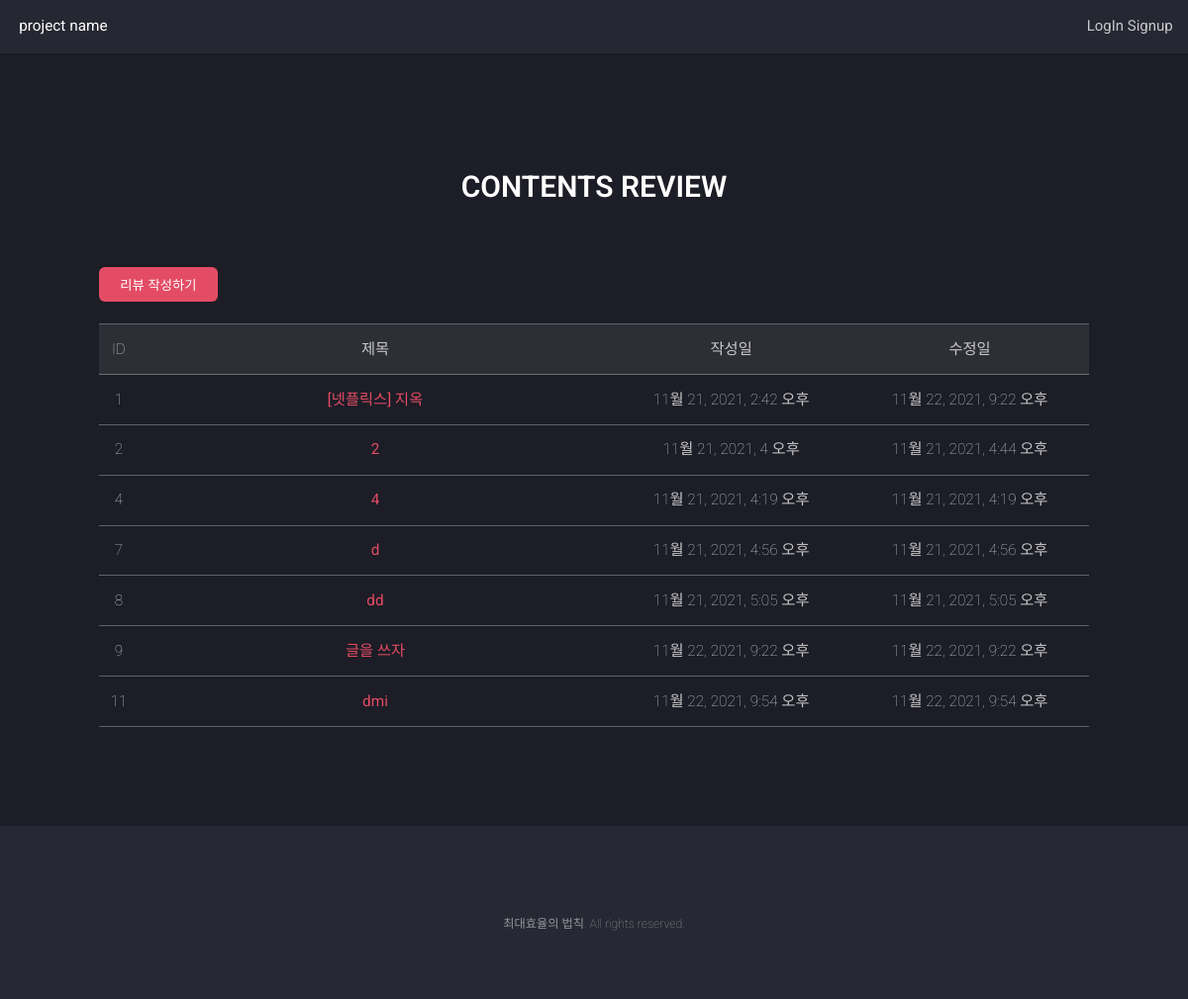
/posts/, run on an earlier commit of the app's database.
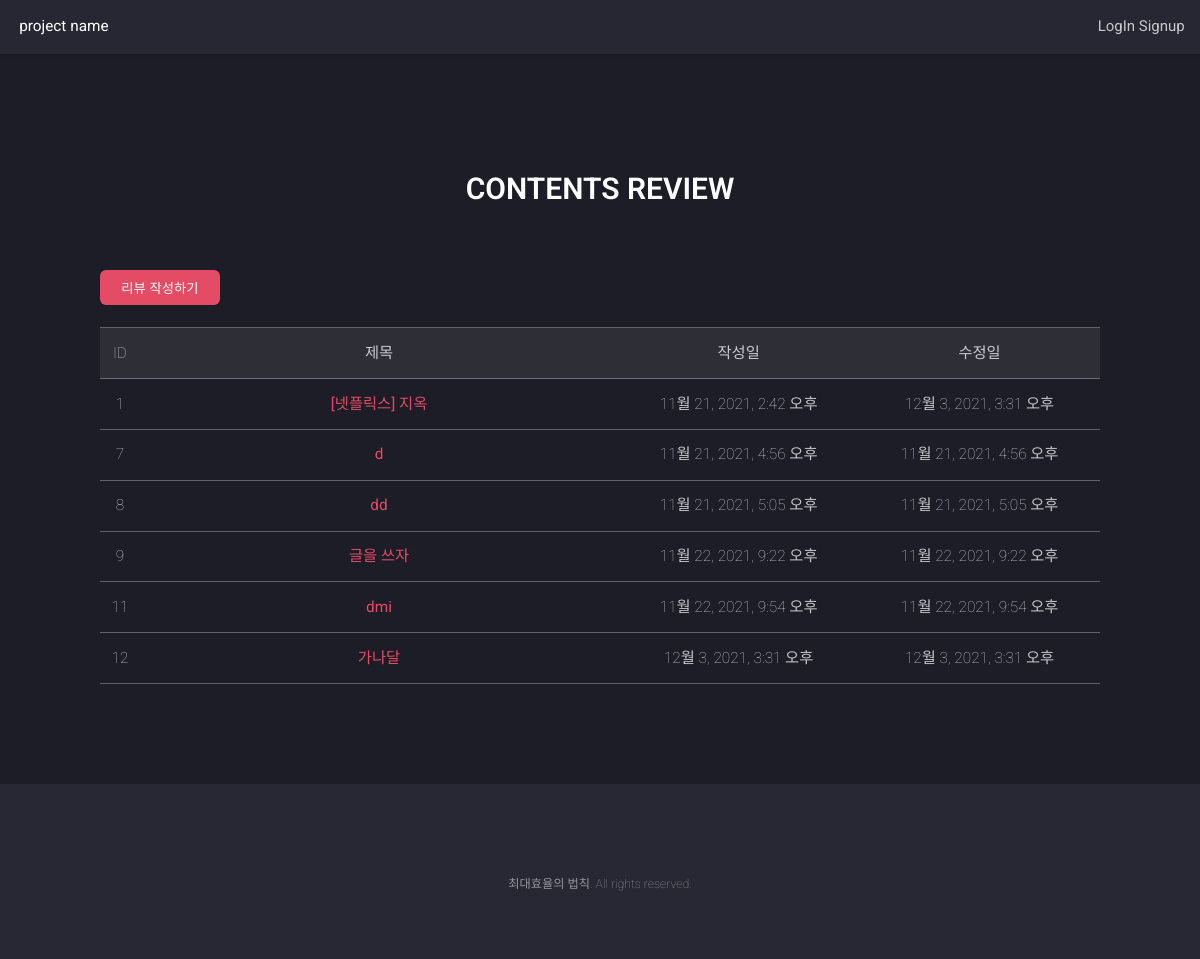
And on a later commit of the database.
### review/models.py (models this page shows, shortened)
class Post(models.Model):
    title = models.CharField(max_length=50, unique =True, error_messages={'unique':'이미 있는 제목입니다.'})
    content = models.TextField(null=True)
    dt_created = models.DateTimeField(verbose_name="Date Created", auto_now_add=True)
    dt_modified = models.DateTimeField(verbose_name="Date Modified", auto_now = True)

### review/views.py (the view)
# urls.py: path('posts/', views.post_list, name='post-list'),
def post_list(request):
    posts = Post.objects.all()
    context = {"posts":posts}
    return render(request, 'review/post_list.html', context)

### review/templates/review/post_list.html (shortened to what this page needs)
{% extends './base.html' %}
{% block main1 %}
    <h1 id = "pageTitle">CONTENTS REVIEW</h1>
    <br>
    <div id="link">
        <a href= {% url 'review:post-create' %}>
            <button type="submit">리뷰 작성하기</button>
        </a>
    </div>
<br>
    <table id = "create">
        <tr id="infor">
            <td>ID</td>
            <td class="title">제목</td>
            <td class = "date">작성일</td>
            <td class = "mod">수정일</td>
        </tr>
        {% for post in posts %}
        <tr id="list">
            <td>{{post.id}}</td>
            <td class = "title"><a href={% url 'review:post-detail' post.id %}>{{post.title}}</a></td>
            <td class = "date">{{post.dt_created}}</td>
            <td class = "mod">{{post.dt_modified}}</td>
        </tr>
        {% endfor %}
     </table>
{% endblock %}

### review/templates/review/base.html (shortened to what this page needs)
{% load static %}
<!DOCTYPE HTML>
<html>
	<head>
		<link rel="stylesheet" href={% static 'review/css/main.css' %}/>
    </head>
    <body class="is-preload">
        <div id="page-wrapper">
                <header id="header">
                    <h1 id="logo"><a href="{% url 'ott:main' %}">project name</a></h1>
                    <nav id="nav">
						<ul>
							<li>
                                {% if user.is_authenticated %}
                                <a style=" font-size:15px;" href="{% url 'ott:main' %}">Logout</a>
                                {% else %}
                                <a style=" font-size:15px;" href="{% url 'user:login' %}">LogIn</a>
                                <a style=" font-size:15px;" href="{% url 'user:signup' %}">Signup</a>
                                {% endif %}
                            </li>
						</ul>
					</nav>
                </header>
                {% block main1 %}
                {% endblock %}
                <footer id="footer">
                    <ul class="copyright">
                        <li>최대효율의 법칙. All rights reserved.</li>
                    </ul>
                </footer>
        </div>
    </body>
</html>

### review/static/review/css/main.css (style rules this page uses)
html, body, div, span, applet, object, iframe, h1, h2, h3, h4, h5, h6, p, blockquote, pre, a, abbr, acronym, address, big, cite, code, del, dfn, em, img, ins, kbd, q, s, samp, small, strike, strong, sub, sup, tt, var, b, u, i, center, dl, dt, dd, ol, ul, li, fieldset, form, label, legend, table, caption, tbody, tfoot, thead, tr, th, td, article, aside, canvas, details, embed, figure, figcaption, footer, header, hgroup, menu, nav, output, ruby, section, summary, time, mark, audio, video { margin: 0; padding: 0; border: 0; font-size: 100%; font: inherit; vertical-align: baseline; }
article, aside, details, figcaption, figure, footer, header, hgroup, menu, nav, section { display: block; }
body { line-height: 1; }
ol, ul { list-style: none; }
table { border-collapse: collapse; border-spacing: 0; }
body { -webkit-text-size-adjust: none; }
html { box-sizing: border-box; }
*, *:before, *:after { box-sizing: inherit; }
html, body { background: #1c1d26; }
body.is-preload *, body.is-preload *:before, body.is-preload *:after { -moz-animation: none !important; -webkit-animation: none !important; -ms-animation: none !important; animation: none !important; }
body, input, select, textarea { color: rgba(255, 255, 255, 0.75); font-family: "Roboto", Helvetica, sans-serif; font-size: 15pt; font-weight: 100; line-height: 1.75em; }
a { color: #e44c65; font-weight: 400; text-decoration: none; }
h1, h2, h3, h4, h5, h6 { color: #ffffff; font-weight: 300; line-height: 1em; margin: 0 0 1em 0; }
h1 a, h2 a, h3 a, h4 a, h5 a, h6 a { color: inherit; border: 0; }
ul { list-style: disc; margin: 0 0 2em 0; padding-left: 1em; }
ul li { padding-left: 0.5em; }
table { margin: 0 0 2em 0; width: 100%; }
table tbody tr { border: solid 1px rgba(255, 255, 255, 0.3); border-left: 0; border-right: 0; }
table tbody tr:nth-child(2n + 1) { background-color: rgba(255, 255, 255, 0.075); }
table td { padding: 0.75em 0.75em; }
#page-wrapper { padding-top: 3.5em; }
#header { background: rgba(39, 40, 51, 0.965); box-shadow: 0 0 0.25em 0 rgba(0, 0, 0, 0.25); cursor: default; height: 3.5em; left: 0; line-height: 3.5em; position: fixed; top: 0; width: 100%; z-index: 100; }
#header h1 { height: inherit; left: 1.25em; line-height: inherit; margin: 0; position: absolute; top: 0; }
#header nav { position: absolute; right: 1em; top: 0; }
#header nav ul { margin: 0; }
#header nav ul li { display: inline-block; margin-left: 1em; }
#header nav ul li a, #header nav ul li span { border: 0; color: inherit; display: inline-block; height: inherit; line-height: inherit; outline: 0; }
#header nav ul li a:not(.button):before, #header nav ul li span:not(.button):before { margin-right: 0.5em; }
#footer { background: #272833; padding: 6em 0; text-align: center; }
#footer .copyright { color: rgba(255, 255, 255, 0.5); font-size: 0.8em; line-height: 1em; margin: 2em 0 0 0; padding: 0; text-align: center; }
#footer .copyright li { border-left: solid 1px rgba(255, 255, 255, 0.3); display: inline-block; list-style: none; margin-left: 1.5em; padding-left: 1.5em; }
#footer .copyright li:first-child { border-left: 0; margin-left: 0; padding-left: 0; }
@media screen and (max-width: 1680px) { body, input, select, textarea { font-size: 13pt; } }
@media screen and (max-width: 1280px) { body, input, select, textarea { font-size: 11.5pt; } }
@media screen and (max-width: 1280px) { #footer { padding: 4.5em 0; } }

### review/templates/review/post_list.html (style rules this page uses)
h1, table, form, #search, #link { width:1000px; margin:auto; }
.title { width: 500px; }
.date { width:250px; }
.mod { width:250px; }
#create { width : 1000px; margin : auto; margin-top : 10px; margin-bottom: 100px; }
#pageTitle { text-align: center; margin: auto; margin-top:120px; width : 300px; height: 70px; font-size : 30px; font-weight: 600; position: relative; }
#infor,#list { text-align: center; }
#list { background-color: #1c1d26; }
#link { margin-bottom: 20px; }
#link button { border: none; float: left; width:120px; height: 35px; border-radius: 6px; color:#ffffff; background-color: #e44c65; font-weight: 500; cursor: pointer; }

What changed in the data, as far as the page shows it:
removed Post: id "2", title "2", dt_created "11월 21, 2021, 4 오후", dt_modified "11월 21, 2021, 4:44 오후"
removed Post: id "4", title "4", dt_created "11월 21, 2021, 4:19 오후", dt_modified "11월 21, 2021, 4:19 오후"
changed Post "[넷플릭스] 지옥": dt_modified "11월 22, 2021, 9:22 오후" → "12월 3, 2021, 3:31 오후"
added Post: id "12", title "가나달", dt_created "12월 3, 2021, 3:31 오후", dt_modified "12월 3, 2021, 3:31 오후"
